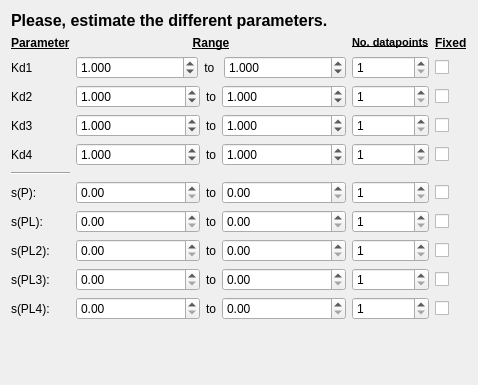
           <widget class="QWidget" name="scrollAreaWidgetContents_11">
            <property name="geometry">
             <rect>
              <x>0</x>
              <y>0</y>
              <width>478</width>
              <height>385</height>
             </rect>
            </property>
            <layout class="QGridLayout" name="gridLayout_50">
             <item row="1" column="0">
              <layout class="QGridLayout" name="gridLayout_51">
               <item row="7" column="1">
                <layout class="QGridLayout" name="gridLayout_56">
                 <item row="0" column="1">
                  <widget class="QLabel" name="label_87">
                   <property name="sizePolicy">
                    <sizepolicy hsizetype="Fixed" vsizetype="Preferred">
                     <horstretch>0</horstretch>
                     <verstretch>0</verstretch>
                    </sizepolicy>
                   </property>
                   <property name="text">
                    <string>to</string>
                   </property>
                  </widget>
                 </item>
                 <item row="0" column="0">
                  <widget class="QDoubleSpinBox" name="PL_min_four">
                   <property name="maximum">
                    <double>3000000.000000000000000</double>
                   </property>
                   <property name="singleStep">
                    <double>0.100000000000000</double>
                   </property>
                  </widget>
                 </item>
                 <item row="0" column="2">
                  <widget class="QDoubleSpinBox" name="PL_max_four">
                   <property name="maximum">
                    <double>4000000.000000000000000</double>
                   </property>
                   <property name="singleStep">
                    <double>0.100000000000000</double>
                   </property>
                  </widget>
                 </item>
                </layout>
               </item>
               <item row="5" column="0">
                <widget class="Line" name="line_9">
                 <property name="orientation">
                  <enum>Qt::Horizontal</enum>
                 </property>
                </widget>
               </item>
               <item row="2" column="1">
                <layout class="QGridLayout" name="gridLayout_52">
                 <item row="0" column="0">
                  <widget class="QDoubleSpinBox" name="kd2_min_four">
                   <property name="decimals">
                    <number>3</number>
                   </property>
                   <property name="maximum">
                    <double>999.990000000000009</double>
                   </property>
                   <property name="value">
                    <double>1.000000000000000</double>
                   </property>
                  </widget>
                 </item>
                 <item row="0" column="2">
                  <widget class="QDoubleSpinBox" name="kd2_max_four">
                   <property name="decimals">
                    <number>3</number>
                   </property>
                   <property name="maximum">
                    <double>1000.000000000000000</double>
                   </property>
                   <property name="value">
                    <double>1.000000000000000</double>
                   </property>
                  </widget>
                 </item>
                 <item row="0" column="1">
                  <widget class="QLabel" name="label_74">
                   <property name="sizePolicy">
                    <sizepolicy hsizetype="Fixed" vsizetype="Preferred">
                     <horstretch>0</horstretch>
                     <verstretch>0</verstretch>
                    </sizepolicy>
                   </property>
                   <property name="text">
                    <string>to</string>
                   </property>
                  </widget>
                 </item>
                </layout>
               </item>
               <item row="8" column="0">
                <widget class="QLabel" name="label_82">
                 <property name="text">
                  <string>s(PL2):</string>
                 </property>
                </widget>
               </item>
               <item row="1" column="2">
                <widget class="QSpinBox" name="kd1_number_four">
                 <property name="minimum">
                  <number>1</number>
                 </property>
                </widget>
               </item>
               <item row="0" column="2">
                <widget class="QLabel" name="label_76">
                 <property name="sizePolicy">
                  <sizepolicy hsizetype="Fixed" vsizetype="Preferred">
                   <horstretch>0</horstretch>
                   <verstretch>0</verstretch>
                  </sizepolicy>
                 </property>
                 <property name="font">
                  <font>
                   <pointsize>8</pointsize>
                   <weight>75</weight>
                   <bold>true</bold>
                  </font>
                 </property>
                 <property name="text">
                  <string>&lt;html&gt;&lt;head/&gt;&lt;body&gt;&lt;p&gt;&lt;span style=&quot; text-decoration: underline;&quot;&gt;No. datapoints&lt;/span&gt;&lt;/p&gt;&lt;/body&gt;&lt;/html&gt;</string>
                 </property>
                </widget>
               </item>
               <item row="4" column="0">
                <widget class="QLabel" name="label_94">
                 <property name="text">
                  <string>Kd4</string>
                 </property>
                </widget>
               </item>
               <item row="0" column="3">
                <widget class="QLabel" name="label_79">
                 <property name="sizePolicy">
                  <sizepolicy hsizetype="Fixed" vsizetype="Preferred">
                   <horstretch>0</horstretch>
                   <verstretch>0</verstretch>
                  </sizepolicy>
                 </property>
                 <property name="font">
                  <font>
                   <pointsize>9</pointsize>
                   <weight>75</weight>
                   <bold>true</bold>
                   <underline>true</underline>
                  </font>
                 </property>
                 <property name="text">
                  <string>Fixed</string>
                 </property>
                </widget>
               </item>
               <item row="8" column="1">
                <layout class="QGridLayout" name="gridLayout_55">
                 <item row="0" column="0">
                  <widget class="QDoubleSpinBox" name="PL2_min_four">
                   <property name="maximum">
                    <double>3000000.000000000000000</double>
                   </property>
                   <property name="singleStep">
                    <double>0.100000000000000</double>
                   </property>
                  </widget>
                 </item>
                 <item row="0" column="2">
                  <widget class="QDoubleSpinBox" name="PL2_max_four">
                   <property name="maximum">
                    <double>4000000.000000000000000</double>
                   </property>
                   <property name="singleStep">
                    <double>0.100000000000000</double>
                   </property>
                  </widget>
                 </item>
                 <item row="0" column="1">
                  <widget class="QLabel" name="label_84">
                   <property name="sizePolicy">
                    <sizepolicy hsizetype="Fixed" vsizetype="Preferred">
                     <horstretch>0</horstretch>
                     <verstretch>0</verstretch>
                    </sizepolicy>
                   </property>
                   <property name="text">
                    <string>to</string>
                   </property>
                  </widget>
                 </item>
                </layout>
               </item>
               <item row="1" column="1">
                <layout class="QGridLayout" name="gridLayout_54">
                 <item row="0" column="1">
                  <widget class="QLabel" name="label_83">
                   <property name="sizePolicy">
                    <sizepolicy hsizetype="Fixed" vsizetype="Preferred">
                     <horstretch>0</horstretch>
                     <verstretch>0</verstretch>
                    </sizepolicy>
                   </property>
                   <property name="text">
                    <string>to </string>
                   </property>
                   <property name="alignment">
                    <set>Qt::AlignCenter</set>
                   </property>
                  </widget>
                 </item>
                 <item row="0" column="0">
                  <widget class="QDoubleSpinBox" name="kd1_min_four">
                   <property name="decimals">
                    <number>3</number>
                   </property>
                   <property name="maximum">
                    <double>999.990000000000009</double>
                   </property>
                   <property name="value">
                    <double>1.000000000000000</double>
                   </property>
                  </widget>
                 </item>
                 <item row="0" column="2">
                  <widget class="QDoubleSpinBox" name="kd1_max_four">
                   <property name="decimals">
                    <number>3</number>
                   </property>
                   <property name="maximum">
                    <double>1000.000000000000000</double>
                   </property>
                   <property name="value">
                    <double>1.000000000000000</double>
                   </property>
                  </widget>
                 </item>
                </layout>
               </item>
               <item row="0" column="1">
                <widget class="QLabel" name="label_78">
                 <property name="font">
                  <font>
                   <pointsize>9</pointsize>
                   <weight>75</weight>
                   <bold>true</bold>
                   <underline>true</underline>
                  </font>
                 </property>
                 <property name="text">
                  <string>Range</string>
                 </property>
                 <property name="alignment">
                  <set>Qt::AlignCenter</set>
                 </property>
                </widget>
               </item>
               <item row="6" column="0">
                <widget class="QLabel" name="label_75">
                 <property name="text">
                  <string>s(P):</string>
                 </property>
                </widget>
               </item>
               <item row="7" column="2">
                <widget class="QSpinBox" name="PL_number_four">
                 <property name="minimum">
                  <number>1</number>
                 </property>
                </widget>
               </item>
               <item row="6" column="1">
                <layout class="QGridLayout" name="gridLayout_53">
                 <item row="0" column="0">
                  <widget class="QDoubleSpinBox" name="P_min_four">
                   <property name="maximum">
                    <double>3000000.000000000000000</double>
                   </property>
                   <property name="singleStep">
                    <double>0.100000000000000</double>
                   </property>
                  </widget>
                 </item>
                 <item row="0" column="1">
                  <widget class="QLabel" name="label_77">
                   <property name="sizePolicy">
                    <sizepolicy hsizetype="Fixed" vsizetype="Preferred">
                     <horstretch>0</horstretch>
                     <verstretch>0</verstretch>
                    </sizepolicy>
                   </property>
                   <property name="text">
                    <string>to</string>
                   </property>
                  </widget>
                 </item>
                 <item row="0" column="2">
                  <widget class="QDoubleSpinBox" name="P_max_four">
                   <property name="maximum">
                    <double>4000000.000000000000000</double>
                   </property>
                   <property name="singleStep">
                    <double>0.100000000000000</double>
                   </property>
                  </widget>
                 </item>
                </layout>
               </item>
               <item row="8" column="2">
                <widget class="QSpinBox" name="PL2_number_four">
                 <property name="minimum">
                  <number>1</number>
                 </property>
                </widget>
               </item>
               <item row="3" column="0">
                <widget class="QLabel" name="label_92">
                 <property name="text">
                  <string>Kd3</string>
                 </property>
                </widget>
               </item>
               <item row="0" column="0">
                <widget class="QLabel" name="label_80">
                 <property name="sizePolicy">
                  <sizepolicy hsizetype="Fixed" vsizetype="Preferred">
                   <horstretch>0</horstretch>
                   <verstretch>0</verstretch>
                  </sizepolicy>
                 </property>
                 <property name="font">
                  <font>
                   <pointsize>9</pointsize>
                   <weight>75</weight>
                   <bold>true</bold>
                   <underline>true</underline>
                  </font>
                 </property>
                 <property name="frameShape">
                  <enum>QFrame::NoFrame</enum>
                 </property>
                 <property name="text">
                  <string>Parameter</string>
                 </property>
                </widget>
               </item>
               <item row="2" column="2">
                <widget class="QSpinBox" name="kd2_number_four">
                 <property name="minimum">
                  <number>1</number>
                 </property>
                </widget>
               </item>
               <item row="1" column="0">
                <widget class="QLabel" name="label_81">
                 <property name="text">
                  <string>Kd1</string>
                 </property>
                </widget>
               </item>
               <item row="2" column="3">
                <widget class="QCheckBox" name="kd2_check_range_four">
                 <property name="text">
                  <string/>
                 </property>
                </widget>
               </item>
               <item row="6" column="3">
                <widget class="QCheckBox" name="P_check_range_four">
                 <property name="text">
                  <string/>
                 </property>
                </widget>
               </item>
               <item row="6" column="2">
                <widget class="QSpinBox" name="P_number_four">
                 <property name="minimum">
                  <number>1</number>
                 </property>
                </widget>
               </item>
               <item row="2" column="0">
                <widget class="QLabel" name="label_85">
                 <property name="text">
                  <string>Kd2</string>
                 </property>
                </widget>
               </item>
               <item row="3" column="1">
                <layout class="QGridLayout" name="gridLayout_57">
                 <item row="0" column="0">
                  <widget class="QDoubleSpinBox" name="kd3_min_four">
                   <property name="decimals">
                    <number>3</number>
                   </property>
                   <property name="maximum">
                    <double>999.990000000000009</double>
                   </property>
                   <property name="value">
                    <double>1.000000000000000</double>
                   </property>
                  </widget>
                 </item>
                 <item row="0" column="2">
                  <widget class="QDoubleSpinBox" name="kd3_max_four">
                   <property name="decimals">
                    <number>3</number>
                   </property>
                   <property name="maximum">
                    <double>1000.000000000000000</double>
                   </property>
                   <property name="value">
                    <double>1.000000000000000</double>
                   </property>
                  </widget>
                 </item>
                 <item row="0" column="1">
                  <widget class="QLabel" name="label_93">
                   <property name="sizePolicy">
                    <sizepolicy hsizetype="Fixed" vsizetype="Preferred">
                     <horstretch>0</horstretch>
                     <verstretch>0</verstretch>
                    </sizepolicy>
                   </property>
                   <property name="text">
                    <string>to</string>
                   </property>
                  </widget>
                 </item>
                </layout>
               </item>
               <item row="1" column="3">
                <widget class="QCheckBox" name="kd1_check_range_four">
                 <property name="layoutDirection">
                  <enum>Qt::LeftToRight</enum>
                 </property>
                 <property name="text">
                  <string/>
                 </property>
                 <property name="checked">
                  <bool>false</bool>
                 </property>
                </widget>
               </item>
               <item row="7" column="3">
                <widget class="QCheckBox" name="PL_check_range_four">
                 <property name="text">
                  <string/>
                 </property>
                </widget>
               </item>
               <item row="9" column="0">
                <widget class="QLabel" name="label_96">
                 <property name="text">
                  <string>s(PL3):</string>
                 </property>
                </widget>
               </item>
               <item row="8" column="3">
                <widget class="QCheckBox" name="PL2_check_range_four">
                 <property name="text">
                  <string/>
                 </property>
                </widget>
               </item>
               <item row="7" column="0">
                <widget class="QLabel" name="label_86">
                 <property name="text">
                  <string>s(PL):</string>
                 </property>
                </widget>
               </item>
               <item row="4" column="1">
                <layout class="QGridLayout" name="gridLayout_58">
                 <item row="0" column="0">
                  <widget class="QDoubleSpinBox" name="kd4_min_four">
                   <property name="decimals">
                    <number>3</number>
                   </property>
                   <property name="maximum">
                    <double>999.990000000000009</double>
                   </property>
                   <property name="value">
                    <double>1.000000000000000</double>
                   </property>
                  </widget>
                 </item>
                 <item row="0" column="2">
                  <widget class="QDoubleSpinBox" name="kd4_max_four">
                   <property name="decimals">
                    <number>3</number>
                   </property>
                   <property name="maximum">
                    <double>1000.000000000000000</double>
                   </property>
                   <property name="value">
                    <double>1.000000000000000</double>
                   </property>
                  </widget>
                 </item>
                 <item row="0" column="1">
                  <widget class="QLabel" name="label_95">
                   <property name="sizePolicy">
                    <sizepolicy hsizetype="Fixed" vsizetype="Preferred">
                     <horstretch>0</horstretch>
                     <verstretch>0</verstretch>
                    </sizepolicy>
                   </property>
                   <property name="text">
                    <string>to</string>
                   </property>
                  </widget>
                 </item>
                </layout>
               </item>
               <item row="10" column="0">
                <widget class="QLabel" name="label_97">
                 <property name="text">
                  <string>s(PL4):</string>
                 </property>
                </widget>
               </item>
               <item row="9" column="1">
                <layout class="QGridLayout" name="gridLayout_59">
                 <item row="0" column="0">
                  <widget class="QDoubleSpinBox" name="PL3_min_four">
                   <property name="decimals">
                    <number>2</number>
                   </property>
                   <property name="maximum">
                    <double>999.990000000000009</double>
                   </property>
                   <property name="singleStep">
                    <double>0.100000000000000</double>
                   </property>
                  </widget>
                 </item>
                 <item row="0" column="2">
                  <widget class="QDoubleSpinBox" name="PL3_max_four">
                   <property name="decimals">
                    <number>2</number>
                   </property>
                   <property name="maximum">
                    <double>1000.000000000000000</double>
                   </property>
                   <property name="singleStep">
                    <double>0.100000000000000</double>
                   </property>
                  </widget>
                 </item>
                 <item row="0" column="1">
                  <widget class="QLabel" name="label_98">
                   <property name="sizePolicy">
                    <sizepolicy hsizetype="Fixed" vsizetype="Preferred">
                     <horstretch>0</horstretch>
                     <verstretch>0</verstretch>
                    </sizepolicy>
                   </property>
                   <property name="text">
                    <string>to</string>
                   </property>
                  </widget>
                 </item>
                </layout>
               </item>
               <item row="10" column="1">
                <layout class="QGridLayout" name="gridLayout_60">
                 <item row="0" column="0">
                  <widget class="QDoubleSpinBox" name="PL4_min_four">
                   <property name="decimals">
                    <number>2</number>
                   </property>
                   <property name="maximum">
                    <double>999.990000000000009</double>
                   </property>
                   <property name="singleStep">
                    <double>0.100000000000000</double>
                   </property>
                  </widget>
                 </item>
                 <item row="0" column="2">
                  <widget class="QDoubleSpinBox" name="PL4_max_four">
                   <property name="decimals">
                    <number>2</number>
                   </property>
                   <property name="maximum">
                    <double>1000.000000000000000</double>
                   </property>
                   <property name="singleStep">
                    <double>0.100000000000000</double>
                   </property>
                  </widget>
                 </item>
                 <item row="0" column="1">
                  <widget class="QLabel" name="label_99">
                   <property name="sizePolicy">
                    <sizepolicy hsizetype="Fixed" vsizetype="Preferred">
                     <horstretch>0</horstretch>
                     <verstretch>0</verstretch>
                    </sizepolicy>
                   </property>
                   <property name="text">
                    <string>to</string>
                   </property>
                  </widget>
                 </item>
                </layout>
               </item>
               <item row="3" column="2">
                <widget class="QSpinBox" name="kd3_number_four">
                 <property name="minimum">
                  <number>1</number>
                 </property>
                </widget>
               </item>
               <item row="4" column="2">
                <widget class="QSpinBox" name="kd4_number_four">
                 <property name="minimum">
                  <number>1</number>
                 </property>
                </widget>
               </item>
               <item row="9" column="2">
                <widget class="QSpinBox" name="PL3_number_four">
                 <property name="minimum">
                  <number>1</number>
                 </property>
                </widget>
               </item>
               <item row="10" column="2">
                <widget class="QSpinBox" name="PL4_number_four">
                 <property name="minimum">
                  <number>1</number>
                 </property>
                </widget>
               </item>
               <item row="3" column="3">
                <widget class="QCheckBox" name="kd3_check_range_four">
                 <property name="text">
                  <string/>
                 </property>
                </widget>
               </item>
               <item row="4" column="3">
                <widget class="QCheckBox" name="kd4_check_range_four">
                 <property name="text">
                  <string/>
                 </property>
                </widget>
               </item>
               <item row="9" column="3">
                <widget class="QCheckBox" name="PL3_check_range_four">
                 <property name="text">
                  <string/>
                 </property>
                </widget>
               </item>
               <item row="10" column="3">
                <widget class="QCheckBox" name="PL4_check_range_four">
                 <property name="text">
                  <string/>
                 </property>
                </widget>
               </item>
              </layout>
             </item>
             <item row="0" column="0">
              <widget class="QLabel" name="label_88">
               <property name="font">
                <font>
                 <pointsize>12</pointsize>
                 <weight>75</weight>
                 <bold>true</bold>
                </font>
               </property>
               <property name="text">
                <string>Please, estimate the different parameters.</string>
               </property>
              </widget>
             </item>
             <item row="2" column="0">
              <spacer name="verticalSpacer_11">
               <property name="orientation">
                <enum>Qt::Vertical</enum>
               </property>
               <property name="sizeHint" stdset="0">
                <size>
                 <width>20</width>
                 <height>40</height>
                </size>
               </property>
              </spacer>
             </item>
            </layout>
           </widget>
